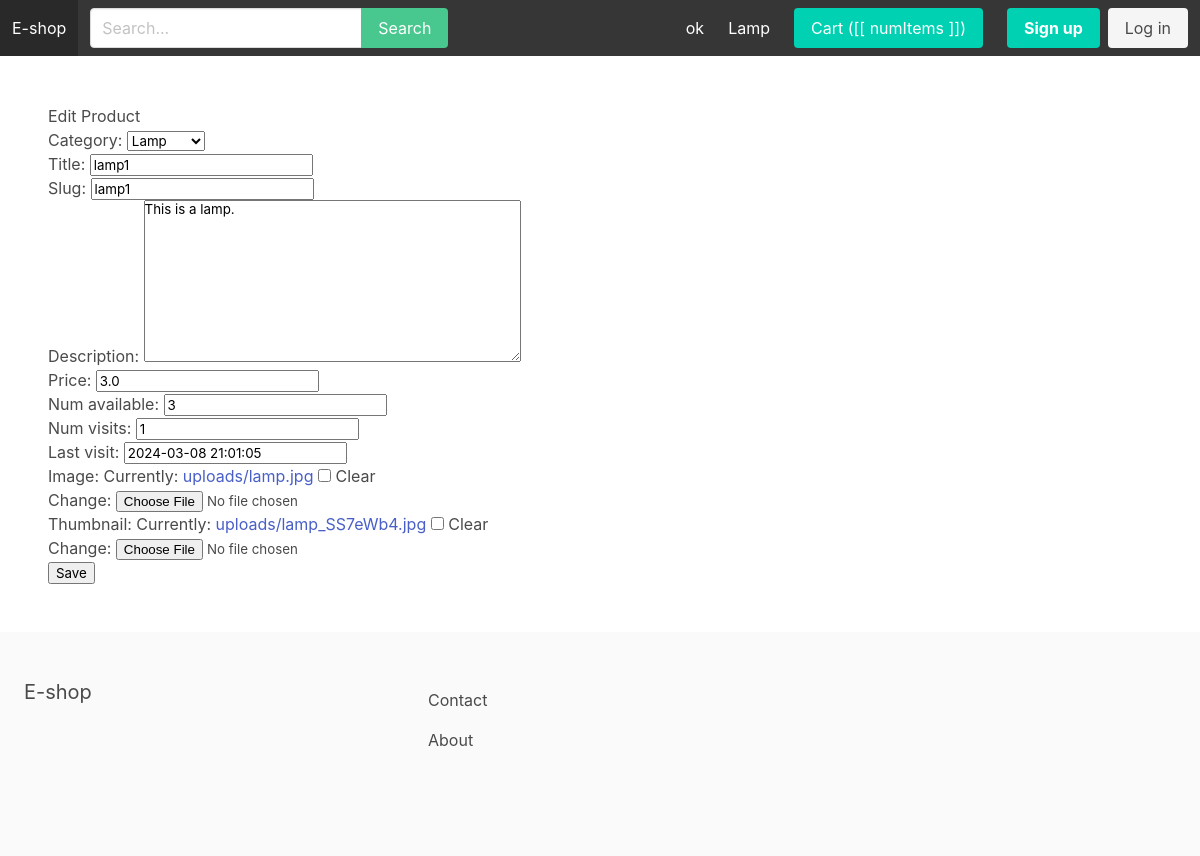
The page /productManager/edit/4/ on the database as committed earlier.
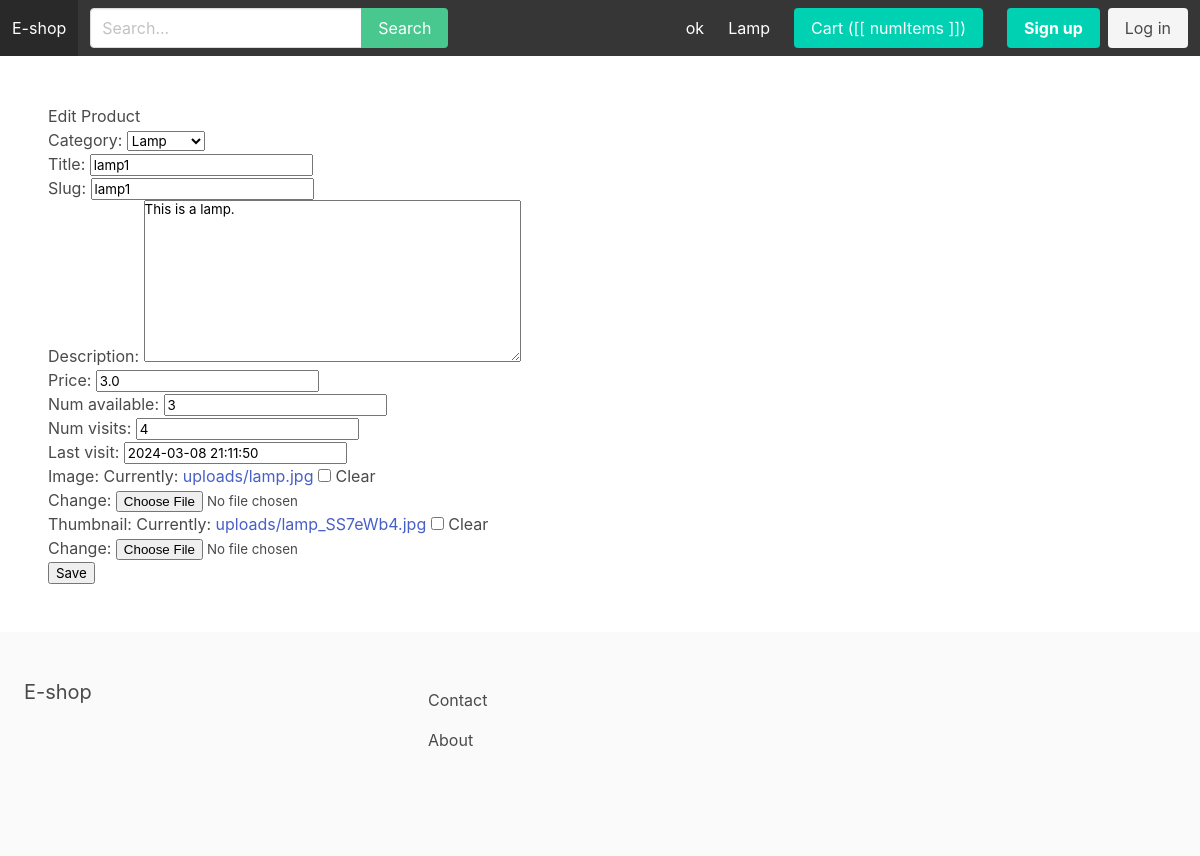
The same page on the database as committed later.
### apps/store/models.py (models this page shows, shortened)
class Product(models.Model):
    category = models.ForeignKey(Category, related_name='products', on_delete=models.CASCADE)
    title = models.CharField(max_length=255)
    slug = models.SlugField(max_length=255)
    description = models.TextField(blank=True, null=True)
    price = models.FloatField()
    num_available = models.IntegerField(default=1)
    num_visits = models.IntegerField(default=0)
    last_visit = models.DateTimeField(blank=True, null=True)
    image = models.ImageField(upload_to='uploads/', blank=True, null=True)
    thumbnail = models.ImageField(upload_to='uploads/', blank=True, null=True)
    date_added = models.DateTimeField(auto_now_add=True)
    class Meta:
        ordering = ('-date_added',)
    """def save(self, *args, **kwargs):
        self.thumbnail = self.make_thumbnail(self.image)

        super().save(*args, **kwargs)"""

### apps/store/views.py (the view, shortened to what this page needs)
# urls.py: path('productManager/edit/<int:pk>/', editProductView.as_view(), name='editProduct'),
class editProductView(UpdateView):
    model = Product
    template_name = "edit_product.html"
    fields = '__all__'

### apps/cart/cart.py (called while the page is built)
    def __iter__(self):
        product_ids = self.cart.keys()
        product_clean_ids = []
        for p in product_ids:
            product_clean_ids.append(p)
            self.cart[str(p)]['product'] = Product.objects.get(pk=p)
        for item in self.cart.values():
            item['total_price'] = float(item['price']) * int(item['quantity'])
            yield item

    def get_total_length(self):
        return sum(int(item['quantity']) for item in self.cart.values())

    def get_total_cost(self):
        return sum(float(item['total_price']) for item in self)

### apps/cart/context_processors.py (called while the page is built)
def cart(request):
    return {'cart': Cart(request)}

### apps/store/context_processors.py (called while the page is built)
def menu_categories(request):
    categories = Category.objects.all()
    return {'menu_categories': categories}

### apps/store/models.py (called while the page is built)
    def __str__(self):
        return self.title

### apps/core/templates/edit_product.html
{% extends 'base.html'%}
{% block content %}
<h1>Edit Product</h1>
<form method="POST" action="">{% csrf_token %}
    {{ form.as_p }}
    <input type="submit" value="Save">
</form>
{% endblock %}

Rows that differ between the two databases and show on the page:
changed Product "Lamp": num_visits "1" → "4"; last_visit "2024-03-08 21:01:05" → "2024-03-08 21:11:50"
